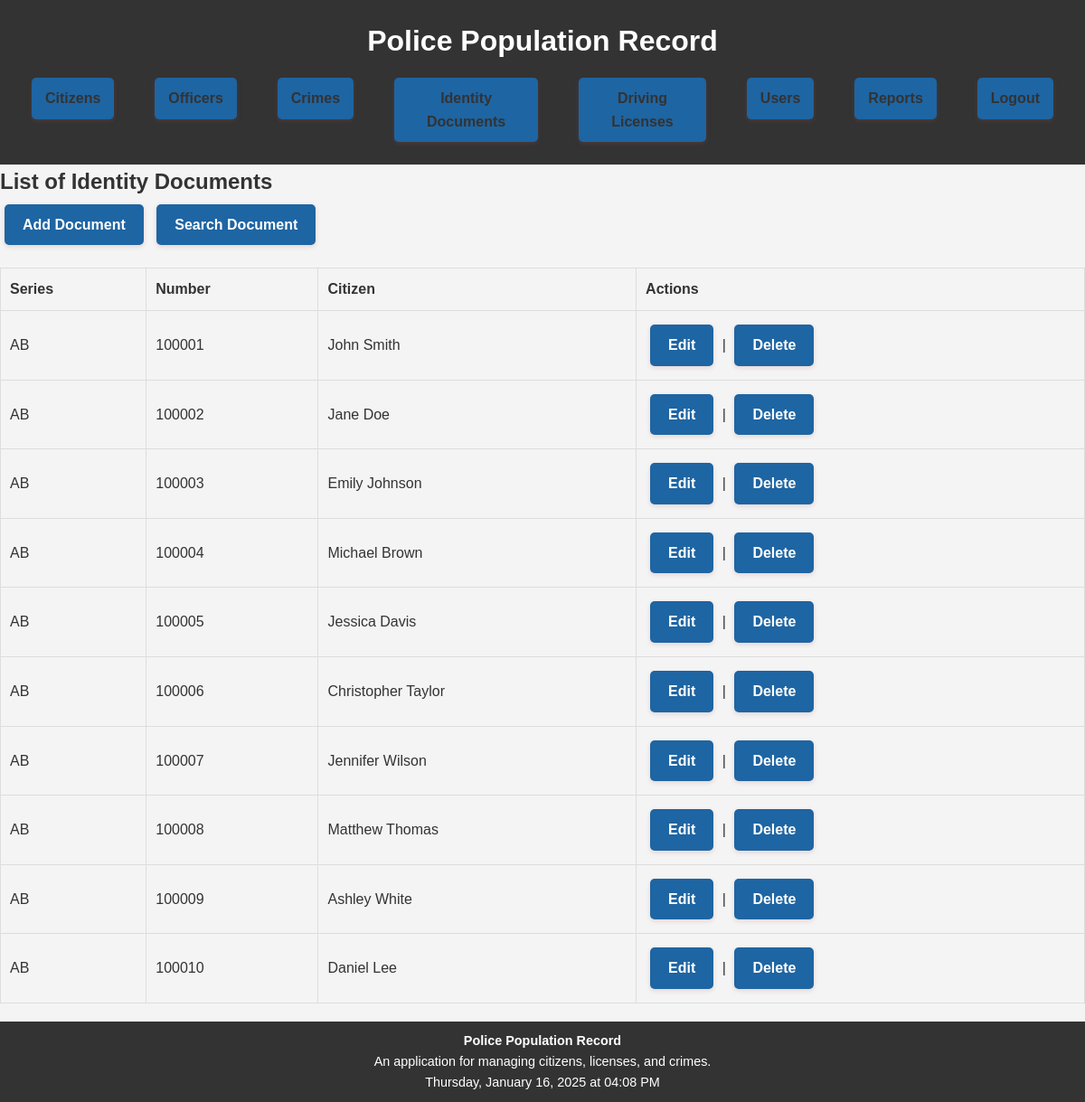
The app's page /pages/identify_documents.php (signed in) with its own data.
### tables this page shows
CREATE TABLE `identity_documents` (
  `Document_ID` int(11) NOT NULL,
  `Series` varchar(2) NOT NULL,
  `Number` varchar(6) NOT NULL,
  `Citizen_ID` int(11) DEFAULT NULL
);

### pages/identify_documents.php (the view, shortened to what this page needs)
<?php
include '../config/database.php';
include '../includes/header.php';
$query = "SELECT Identity_Documents.Document_ID, Identity_Documents.Series, Identity_Documents.Number,
                 Citizens.Citizen_ID, CONCAT(Citizens.First_Name, ' ', Citizens.Last_Name) AS Citizen_Name
          FROM Identity_Documents
          INNER JOIN Citizens ON Identity_Documents.Citizen_ID = Citizens.Citizen_ID";
$stmt = $conn->query($query);
$documents = $stmt->fetchAll(PDO::FETCH_ASSOC);
?>
<h2>List of Identity Documents</h2>
<?php if ($_SESSION['role'] === 'Admin'): ?>
    <a href="identify_documents_add.php">Add Document</a>
<?php endif; ?>
<a href="identify_documents_search.php">Search Document</a>
<table border="1">
    <tr>
        <th>Series</th>
        <th>Number</th>
        <th>Citizen</th>
        <?php if ($_SESSION['role'] === 'Admin'): ?>
            <th>Actions</th>
        <?php endif; ?>
    </tr>
    <?php foreach ($documents as $document): ?>
        <tr>
            <td><?= htmlspecialchars($document['Series']); ?></td>
            <td><?= htmlspecialchars($document['Number']); ?></td>
            <td><?= htmlspecialchars($document['Citizen_Name']); ?></td>
            <?php if ($_SESSION['role'] === 'Admin'): ?>
                <td>
                    <a href="identify_documents_edit.php?id=<?= $document['Document_ID']; ?>">Edit</a> |
                    <a href="identify_documents_delete.php?id=<?= $document['Document_ID']; ?>" onclick="return confirm('Are you sure you want to delete this document?');">Delete</a>
                </td>
            <?php endif; ?>
        </tr>
    <?php endforeach; ?>
</table>
<?php
include '../includes/footer.php';
?>

### assets/style.css (style rules this page uses)
* { margin: 0; padding: 0; box-sizing: border-box; }
body { font-family: Arial, sans-serif; line-height: 1.6; color: #333; background-color: #f4f4f4; }
a { display: inline-block; padding: 10px 20px; margin: 5px; font-size: 16px; font-weight: bold; color: #fff; background-color: #1e65a3; text-decoration: none; border-radius: 5px; box-shadow: 0 2px 5px rgba(167, 86, 86, 0.2); transition: background-color 0.3s ease, transform 0.3s ease; }
table { width: 100%; margin: 20px 0; border-collapse: collapse; }
table, th, td { border: 1px solid #ddd; }
th, td { padding: 10px; text-align: left; }
th { background-color: #f4f4f4; }

### records on screen
identity_documents: Series "AB", Number "100001", Citizen_Name "John Smith"
identity_documents: Series "AB", Number "100002", Citizen_Name "Jane Doe"
identity_documents: Series "AB", Number "100003", Citizen_Name "Emily Johnson"
identity_documents: Series "AB", Number "100004", Citizen_Name "Michael Brown"
identity_documents: Series "AB", Number "100005", Citizen_Name "Jessica Davis"
identity_documents: Series "AB", Number "100006", Citizen_Name "Christopher Taylor"
identity_documents: Series "AB", Number "100007", Citizen_Name "Jennifer Wilson"
identity_documents: Series "AB", Number "100008", Citizen_Name "Matthew Thomas"
identity_documents: Series "AB", Number "100009", Citizen_Name "Ashley White"
identity_documents: Series "AB", Number "100010", Citizen_Name "Daniel Lee"
